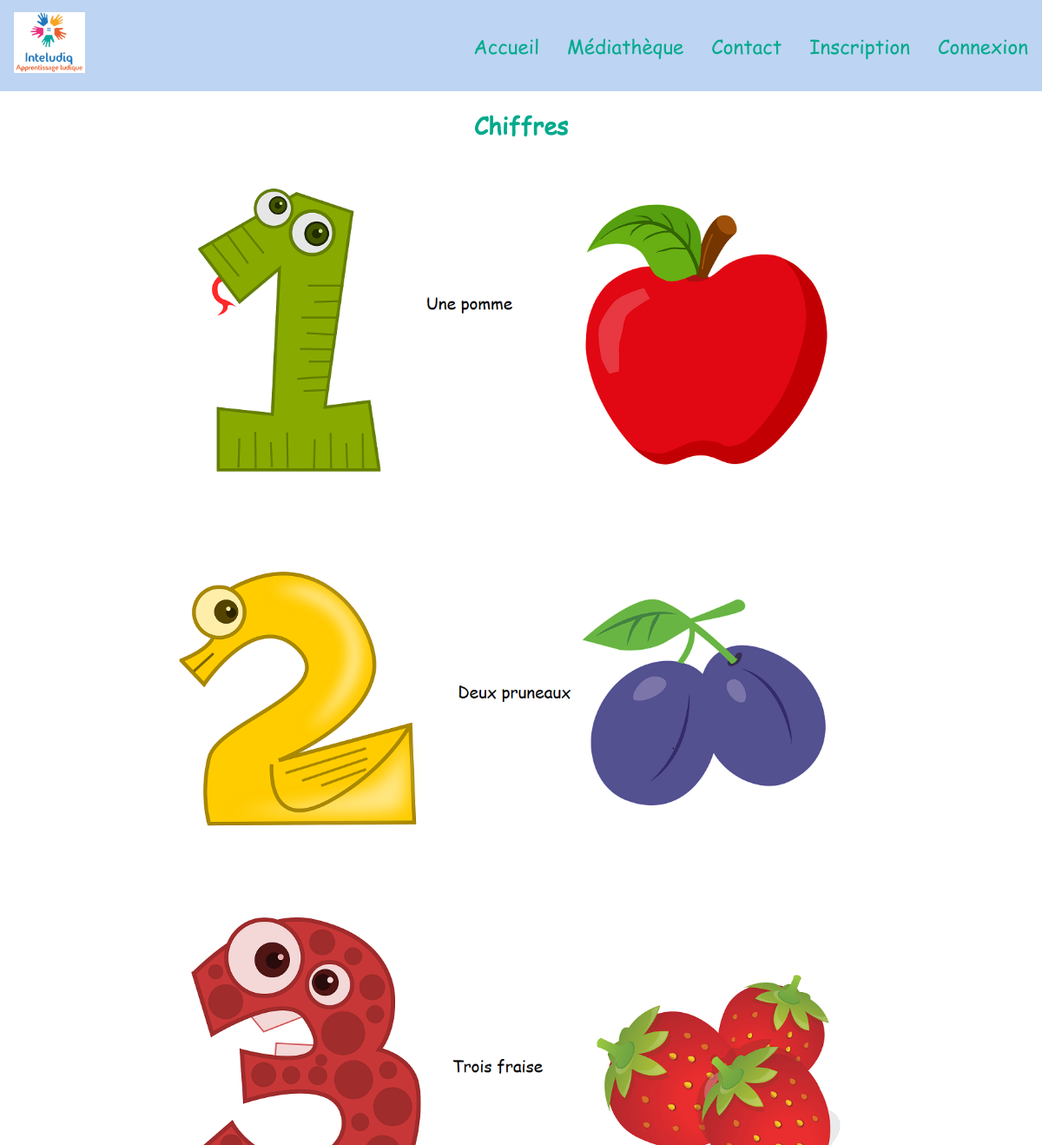
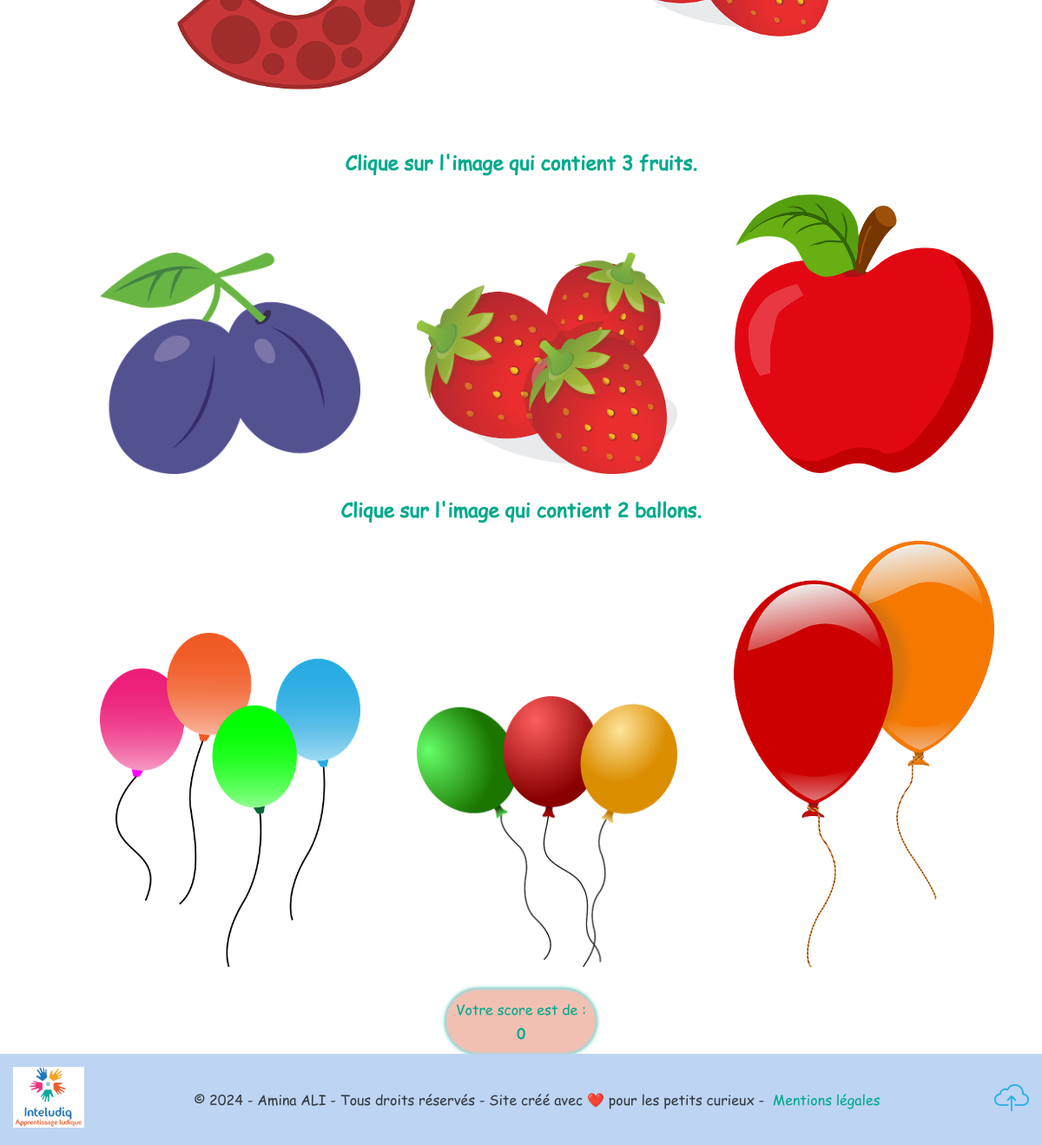
The page /controleur/clsChiffres.php on the database its author committed (2 pictures, top to bottom).
### tables this page shows
CREATE TABLE `questionimage` (
  `idQuestion` int(11) NOT NULL,
  `imageLink1` varchar(250) DEFAULT NULL,
  `imageLink2` varchar(250) DEFAULT NULL,
  `imageLink3` varchar(250) DEFAULT NULL,
  `solution` int(11) DEFAULT NULL
);

CREATE TABLE `question` (
  `idQuestion` int(11) NOT NULL,
  `enonce` varchar(250) NOT NULL,
  `idActivite` int(11) NOT NULL
);

### controleur/clsChiffres.php (called while the page is built)
<?php
require RACINE . "/modele/bdQuestion.php";
$donneesChiffres  = obtenirQuestionsParActivite(2);
include RACINE . "/vue/vueChiffres.php";
?>

### modele/bdQuestion.php (called while the page is built, shortened)
<?php
if (!defined('BD_QUESTION_INCLUDED')) {
    function obtenirQuestionsParActivite($idActivite) {
        try {
            $connexion = connexionPDO();
            $sql = "SELECT q.idQuestion, q.enonce, qi.imageLink1, qi.imageLink2, qi.imageLink3
                    FROM question q
                    LEFT JOIN questionimage qi ON q.idQuestion = qi.idQuestion
                    WHERE q.idActivite = :idActivite";
            $stmt = $connexion->prepare($sql);
            $stmt->bindParam(":idActivite", $idActivite, PDO::PARAM_INT);
            $stmt->execute();
            $questions = $stmt->fetchAll(PDO::FETCH_ASSOC);
            return $questions;
        } catch (PDOException $e) {
            die("Erreur lors de la récupération des questions : " . $e->getMessage());
        }
    }
}
?>

### vue/vueChiffres.php (the view, shortened to what this page needs)
<?php
include RACINE . "/vue/menu.php";
?>
<main class="container">
    <div class="titre">
        <h1>Chiffres</h1>
    </div>
    <div class="sliderContainer">
        <div id="sliderActivite">
            <img src="asset/images/chiffres/un.png" alt="un">
            <img src="asset/images/chiffres/deux.png" alt="deux">
            <img src="asset/images/chiffres/trois.png" alt="trois">
        </div>
    </div>
    <div class="propositions">
        <?php foreach ($donneesChiffres as $question) : ?>
            <div class="question">
                <h2><?php echo $question['enonce']; ?></h2>
                <img src="<?php echo $question['imageLink1']; ?>"
                    alt="Image 1" data-question=<?php echo $question['idQuestion']; ?>
                    data-reponse=1>
                <img src="<?php echo $question['imageLink2']; ?>"
                    alt="Image 2" data-question=<?php echo $question['idQuestion']; ?>
                    data-reponse=2 >
                <img src="<?php echo $question['imageLink3']; ?>"
                    alt="Image 3" data-question=<?php echo $question['idQuestion']; ?>
                    data-reponse=3>
            </div>
        <?php endforeach; ?>
        <div class="scoreContainer">
            <div class="scoreLabel">Votre score est de :</div>
            <div id="scoreUtilisateur" class="scoreValue">0</div>
        </div>
    </div>
</main>
<?php
include RACINE . "/vue/piedPage.php";
?>

### asset/css/style.css (style rules this page uses)
* { margin: 0; padding: 0; }
body { font-family: "Comic Sans MS", Arial, sans-serif; }
html, body { overflow-x: hidden; }
h1, h2, h3 { color: #00AA8C; }
.container { width: 1200px; width: 100%; background-color: #FFF; }
.titre { margin-top: 34px; margin-bottom: 21px; }
.titre h1 { text-align: center; font-size: 1.4rem; }
.sliderContainer { width: 70%; margin: 0 auto; }
#sliderActivite img { width: 100%; }
.propositions { text-align: center; margin-top: 20px; }
.question { margin-bottom: 20px; }
.question img { max-width: 22%; height: auto; margin-left: 20px; transition: opacity 0.3s ease; }
.question h2 { text-align: center; font-size: 1rem; margin-top: 20px; margin-bottom: 20px; }
.scoreContainer { background-color: #F2BFB3; border: 2px solid #ccc; border-radius: 50px; padding: 10px; margin-bottom: 10px; width: fit-content; margin: 0 auto; text-align: center; box-shadow: 0px 0px 5px rgb(4, 173, 149); -webkit-border-radius: 50px; -moz-border-radius: 50px; -ms-border-radius: 50px; -o-border-radius: 50px; }
.scoreValue { font-size: 1rem; font-weight: bold; color: #00AA8C; }
.scoreLabel { font-size: 1rem; color: #00AA8C; margin-bottom: 5px; }
@media only screen and (min-width: 768px) { .titre { margin-top: 5px; margin-bottom: 5px; } }
@media only screen and (min-width: 768px) { .titre h1 { text-align: center; font-size: 1.7rem; margin-top: 20px; margin-bottom: 30px; } }
@media only screen and (min-width: 768px) { .question img { max-width: 25%; margin-left: 60px; } }
@media only screen and (min-width: 768px) { .question h2 { font-size: 1.4rem; margin-top: 20px; margin-bottom: 20px; } }
@media screen and (min-width: 1200px) and (max-width: 1600px) { .container { max-width: 1900px; } }

### rows shown on the page
questionimage: idQuestion.enonce "Clique sur l'image qui contient 3 fruits.", imageLink1 (picture), imageLink2 (picture), imageLink3 (picture)
questionimage: idQuestion.enonce "Clique sur l'image qui contient 2 ballons.", imageLink1 (picture), imageLink2 (picture), imageLink3 (picture)
